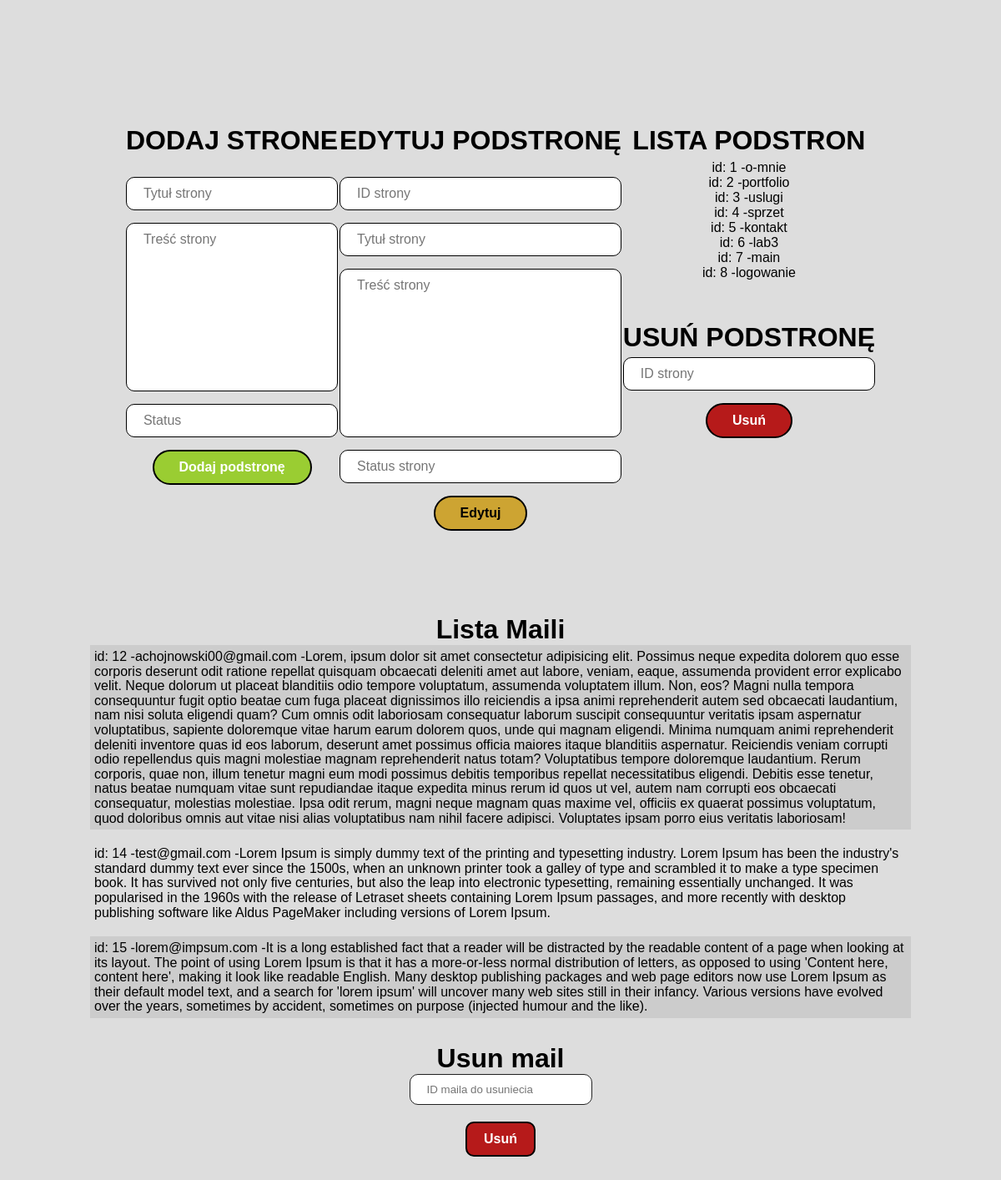
Screenshot of /cmspanel.php (signed in) with the database file from the repository.
### tables this page shows
CREATE TABLE `page_list` (
  `id` int(11) NOT NULL,
  `page_title` varchar(255) NOT NULL,
  `page_content` text NOT NULL,
  `status` int(11) NOT NULL DEFAULT 1
);

CREATE TABLE `mails` (
  `id` int(11) NOT NULL,
  `sender` varchar(255) NOT NULL,
  `content` text NOT NULL
);

### admin/admin.php (the view, shortened to what this page needs)
<?php
class Admin
{
    private $db;
    function __construct($db) {
		$this->db = $db;
	}
    function ListaPodstron() {
        $result = $this->db->query("SELECT * FROM page_list ORDER BY id");
        while($row = mysqli_fetch_array($result)) {
            echo 'id: '.$row['id'].' -'.$row['page_title'].' <br />';
        }
    }
}
?>

### admin/mail.php (shortened to what this page needs)
<?php
class Mail
{
    private $db;
    function __construct($db) {
		$this->db = $db;
	}
    function ListaMaili() {
        $result = $this->db->query("SELECT * FROM mails ORDER BY id");
        while($row = mysqli_fetch_array($result)) {
            echo '<p class="singleMail">id: '.$row['id'].' -'.$row['sender'].' -'.$row['content'].' </p>';
        }
    }
}
?>

### css/style.css (style rules this page uses)
* { margin: 0; padding: 0; -webkit-box-sizing: border-box; box-sizing: border-box; }
body { background-color: #ddd; font-family: Arial, Helvetica, sans-serif; }

### css/cms.css (style rules this page uses)
body { padding-top: 150px; }
body * { display: block; }
.mails .singleMail { padding: 5px; margin-bottom: 15px; line-height: 1.1; font-size: 16px; }
.mails .singleMail:nth-last-of-type(2n-1) { background-color: #ccc; }

### rows the page displays
page_list: id "1", page_title "o-mnie"
page_list: id "2", page_title "portfolio"
page_list: id "3", page_title "uslugi"
page_list: id "4", page_title "sprzet"
page_list: id "5", page_title "kontakt"
page_list: id "6", page_title "lab3"
page_list: id "7", page_title "main"
page_list: id "8", page_title "logowanie"
mails: id "12", sender "achojnowski00@gmail.com", content "Lorem, ipsum dolor sit amet consectetur adipisicing elit. Possimus neque expedita dolorem quo esse corporis deserunt odit ratione repellat quisquam obcaecati deleniti amet aut labore, veniam, eaque, assumenda provident error explicabo velit. Neque dolorum ut placeat blanditiis odio tempore voluptatum, assumenda voluptatem illum. Non, eos? Magni nulla tempora consequuntur fugit optio beatae cum fuga placeat dignissimos illo reiciendis a ipsa animi reprehenderit autem sed obcaecati laudantium, nam nisi soluta eligendi quam? Cum omnis odit laboriosam consequatur laborum suscipit consequuntur veritatis ipsam aspernatur voluptatibus, sapiente doloremque vitae harum earum dolorem quos, unde qui…"
mails: id "14", sender "test@gmail.com", content "Lorem Ipsum is simply dummy text of the printing and typesetting industry. Lorem Ipsum has been the industry's standard dummy text ever since the 1500s, when an unknown printer took a galley of type and scrambled it to make a type specimen book. It has survived not only five centuries, but also the leap into electronic typesetting, remaining essentially unchanged. It was popularised in the 1960s with the release of Letraset sheets containing Lorem Ipsum passages, and more recently with desktop publishing software like Aldus PageMaker including versions of Lorem Ipsum."
mails: id "15", sender "lorem@impsum.com", content "It is a long established fact that a reader will be distracted by the readable content of a page when looking at its layout. The point of using Lorem Ipsum is that it has a more-or-less normal distribution of letters, as opposed to using 'Content here, content here', making it look like readable English. Many desktop publishing packages and web page editors now use Lorem Ipsum as their default model text, and a search for 'lorem ipsum' will uncover many web sites still in their infancy. Various versions have evolved over the years, sometimes by accident, sometimes on purpose (injected humour and the like)."
